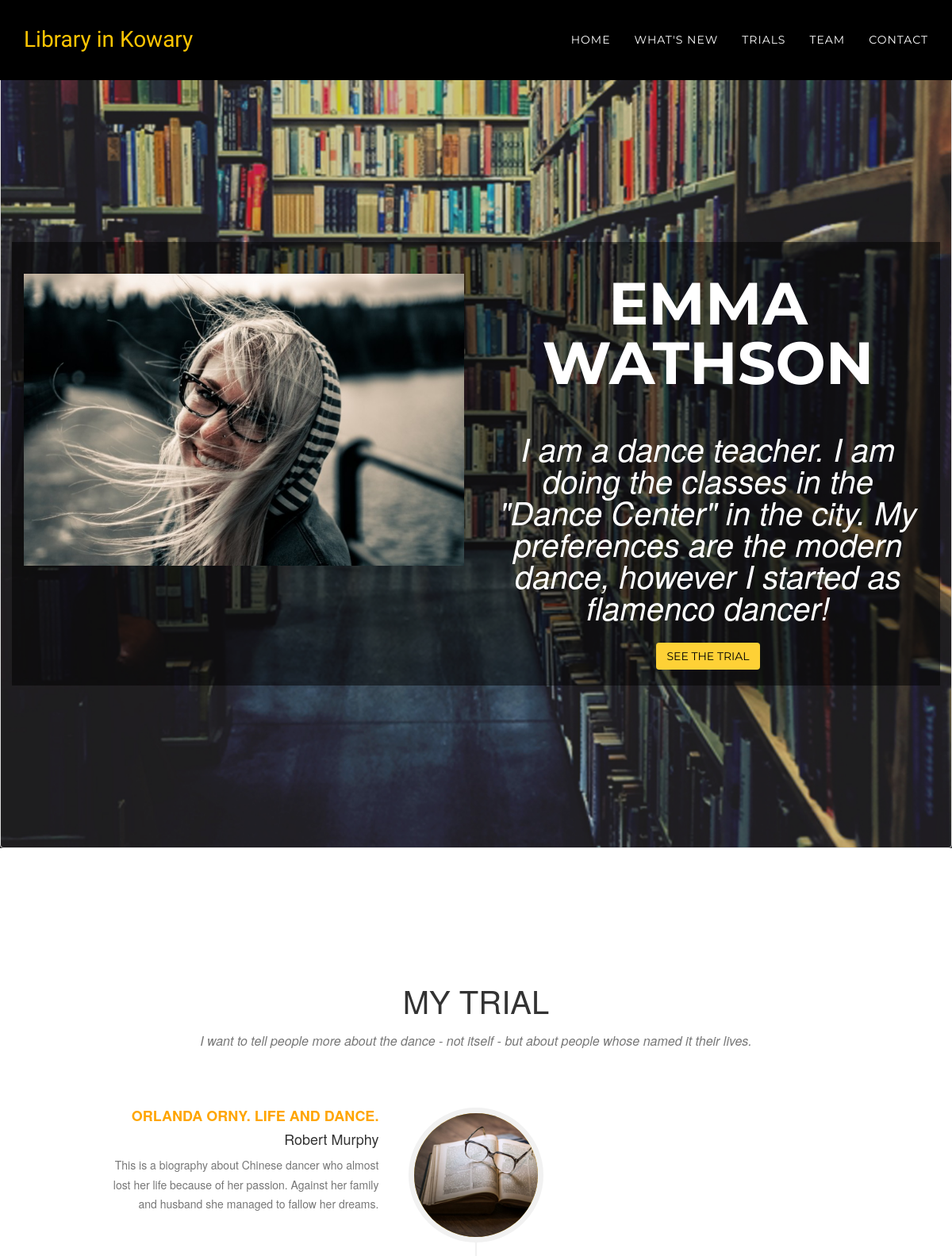
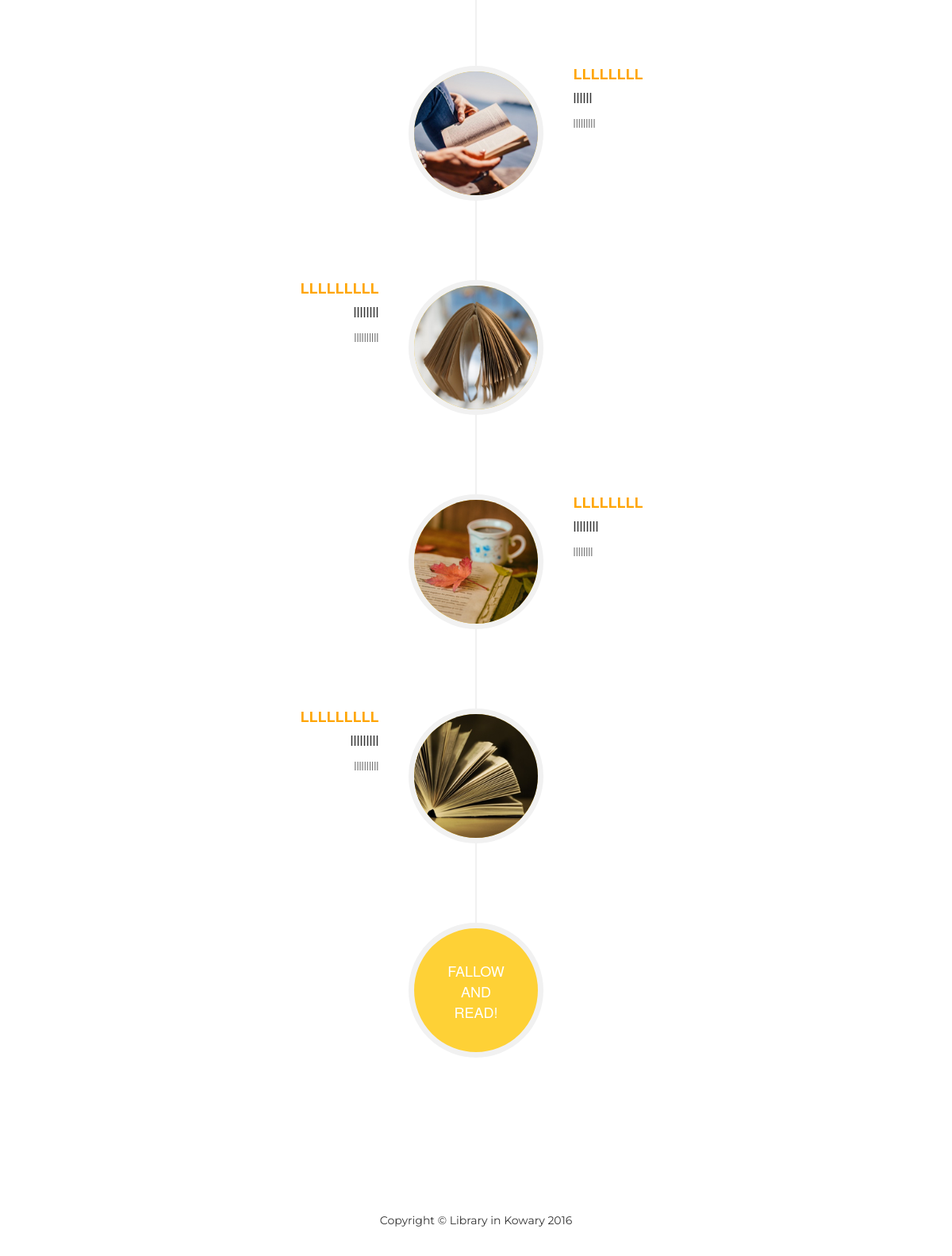
/view/20, run on the app's committed database (2 pictures, top to bottom).
### tables this page shows
CREATE TABLE books
                  (id INTEGER PRIMARY KEY, p_name text, p_surname text, p_desc text, p_img text, path_status text, path_desc text, b1_title text, b1_author text, b1_img text, b1_desc text, b2_title text, b2_author text, b2_img text, b2_desc text, b3_title text, b3_author text, b3_img text, b3_desc text, b4_title text, b4_author text, b4_img text, b4_desc text, b5_title text, b5_author text, b5_img text, b5_desc text, ip text);

### insert2.py (the view)
@app.route('/view/<int:id>',methods=['GET','POST'])
def view(id):
    sql2 = ('SELECT * FROM books WHERE id = ?')
    connection = sqlite3.connect("books.db")
    connection.row_factory = sqlite3.Row
    chosen_path = connection.cursor().execute(sql2,[id]).fetchall()
    return render_template("view.html", chosen_path=chosen_path)
    connection.close()

### templates/view.html (shortened to what this page needs)
<!DOCTYPE html>
<html lang="en">
<head>
	<link rel="stylesheet" type="text/css" href="{{ url_for('static', filename='vendor/bootstrap/css/bootstrap.min.css')}}">
	<link rel="stylesheet" type="text/css" href="{{ url_for('static', filename='vendor/font-awesome/css/font-awesome.min.css')}}">
	<link rel="stylesheet" type="text/css" href="{{ url_for('static', filename='css/main.css')}}">
</head>
<body id="page-top" class="index">
    <nav id="mainNav" class="navbar navbar-custom navbar-fixed-top" style="background-color: black;">
        <div class="container">
            <div class="navbar-header page-scroll">
                <a class="navbar-brand page-scroll" href="#page-top" style="color:#fec503;">Library in Kowary</a>
            </div>
            <div class="collapse navbar-collapse" id="bs-example-navbar-collapse-1">
                <ul class="nav navbar-nav navbar-right">
					   <li>
                        <a class="page-scroll" href="/">Home</a>
                    </li>
                    <li>
                        <a class="page-scroll" href="/#new">What's new</a>
                    </li>
                    <li>
                        <a class="page-scroll" href="/#paths">Trials</a>
                    </li>
                    <li>
                        <a class="page-scroll" href="/#team">Team</a>
                    </li>
                    <li>
                        <a class="page-scroll" href="/#contact">Contact</a>
                    </li>
                </ul>
            </div>
        </div>
    </nav>
{% for row in chosen_path %}
 <header>
	<div class="thumbnail" style="background-color:rgba(0,0,0, 0.1);">
        <div class="container">
		    <div class="intro-text">
		<div class="row" class="thumbnail" style="background-color:rgba(0,0,0, 0.5); border-color:transparent";>
		<div class="col-md-6">
		 <br> <br>
		<img src="http://localhost:5000/static/uploads/{{ row['p_img'] }}" class="img-responsive">
		<br> <br>
		</div>
		<div class="col-md-6">
		<br> <br>
		    <div class="intro-heading">{{ row['p_name'] }}<br>{{ row['p_surname'] }}</div>
			 <div class="intro-lead-in" >{{ row['p_desc'] }}</div>
		 <a href="#path" class="page-scroll btn btn-xl" style="color:black">See the trial</a>
		 <br> <br>
		 </div>
		</div>
		</div>
            </div>
        </div>
    </header>
    <section id="path">
        <div class="container">
            <div class="row">
                <div class="col-lg-12 text-center">
                    <h2 class="section-heading">My trial</h2>
                    <h3 class="section-subheading text-muted">{{ row["path_desc"] }}</h3>
                </div>
            </div>
            <div class="row">
                <div class="col-lg-12">
                    <ul class="timeline">
                        <li>
                            <div class="timeline-image">
                                <img class="img-circle img-responsive" src="http://localhost:5000/static/img/view/1.jpg" alt="">
                            </div>
                            <div class="timeline-panel">
                                <div class="timeline-heading">
                                    <h4 style="color:orange"><b>{{ row["b1_title"] }}</b></h4>
                                    <h4 class="subheading">{{ row["b1_author"] }}</h4>
                                </div>
                                <div class="timeline-body">
                                    <p class="text-muted">{{ row["b1_desc"] }}</p>
                                </div>
                            </div>
                        </li>
                        <li class="timeline-inverted">
                            <div class="timeline-image">
                                <img class="img-circle img-responsive" src="http://localhost:5000/static/img/view/4.jpg" alt="">
                            </div>
                            <div class="timeline-panel">
                                <div class="timeline-heading">
                                    <h4 style="color:orange"><b>{{ row["b2_title"] }}</b></h4>
                                    <h4 class="subheading">{{ row["b2_author"] }}</h4>
                                </div>
                                <div class="timeline-body">
                                    <p class="text-muted">{{ row["b2_desc"] }}</p>
                                </div>
                            </div>
                        </li>
                        <li>
                            <div class="timeline-image">
                                <img class="img-circle img-responsive" src="http://localhost:5000/static/img/view/2.jpg" alt="">
                            </div>
                            <div class="timeline-panel">
                                <div class="timeline-heading">
                                    <h4 style="color:orange"><b>{{ row["b3_title"] }}</b></h4>
                                    <h4 class="subheading">{{ row["b3_author"] }}</h4>
                                </div>
                                <div class="timeline-body">
                                    <p class="text-muted">{{ row["b3_desc"] }}</p>
                                </div>
                            </div>
                        </li>
                        <li class="timeline-inverted">
                            <div class="timeline-image">
                                <img class="img-circle img-responsive" src="http://localhost:5000/static/img/view/5.jpg" alt="">
                            </div>
                            <div class="timeline-panel">
                                <div class="timeline-heading">
                                    <h4 style="color:orange"><b>{{ row["b4_title"] }}</b></h4>
                                    <h4 class="subheading">{{ row["b4_author"] }}</h4>
                                </div>
                                <div class="timeline-body">
                                    <p class="text-muted">{{ row["b4_desc"] }}</p>
                                </div>
                            </div>
                        </li>
						         <li>
                            <div class="timeline-image">
                                <img class="img-circle img-responsive" src="http://localhost:5000/static/img/view/3.jpg" alt="">
                            </div>
                            <div class="timeline-panel">
                                <div class="timeline-heading">
                                    <h4 style="color:orange"><b>{{ row["b5_title"] }}</b></h4>
                                    <h4 class="subheading">{{ row["b5_author"] }}</h4>
                                </div>
                                <div class="timeline-body">
                                    <p class="text-muted">{{ row["b5_desc"] }}</p>
                                </div>
                            </div>
                        </li>
                        <li class="timeline-inverted">
                            <div class="timeline-image">
                                <h4>Fallow
                                    <br>and
                                    <br>read!</h4>{%  endfor %}
           </div>
                        </li>
                    </ul>
                </div>
            </div>
        </div>
    </section>
<footer>
        <div class="container">
            <div class="row">
                <div class="col-md-4">
                </div>
                <div class="col-md-4">
                     <span class="copyright">Copyright &copy; Library in Kowary 2016</span>
                </div>
                <div class="col-md-4">
                </div>
            </div>
        </div>
    </footer>
	<link rel="stylesheet" type="text/css" href="{{ url_for('static', filename='vendor/bootstrap/css/bootstrap.min.css')}}">
</body>
</html>

### data on the page
books: p_img (picture), p_name "EMMA", p_surname "WATHSON", p_desc "I am a dance teacher. I am doing the classes in the \"Dance Center\" in the city. My preferences are the modern dance, however I started as flamenco dancer!", path_desc "I want to tell people more about the dance - not itself - but about people whose named it their lives.", b1_title "ORLANDA ORNY. LIFE AND DANCE.", b1_author "Robert Murphy", b1_desc "This is a biography about Chinese dancer who almost lost her life because of her passion. Against her family and husband she managed to fallow her dreams.", b2_title "LLLLLLLL", b2_author "llllll", b2_desc "lllllllll", b3_title "LLLLLLLLL", b3_author "llllllll", b3_desc "llllllllll", b4_title "LLLLLLLL", b4_author "llllllll", b4_desc "llllllll", b5_title "LLLLLLLLL", b5_author "lllllllll", b5_desc "llllllllll"
